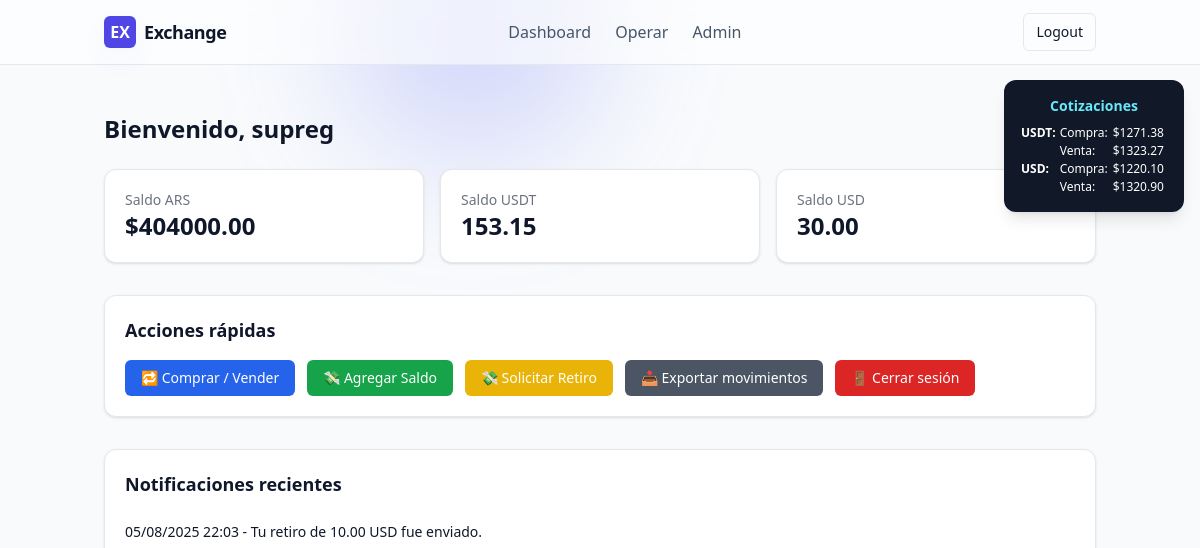
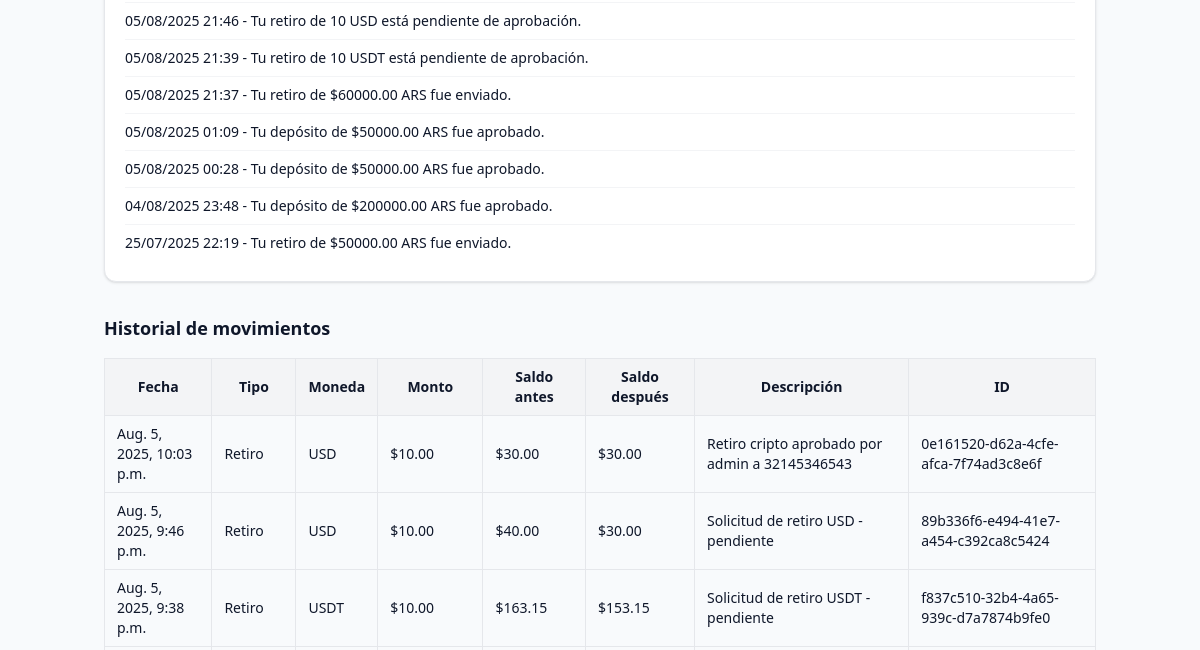
Page /dashboard/ (signed in, upper part) on the earlier database version (2 pictures, top to bottom).
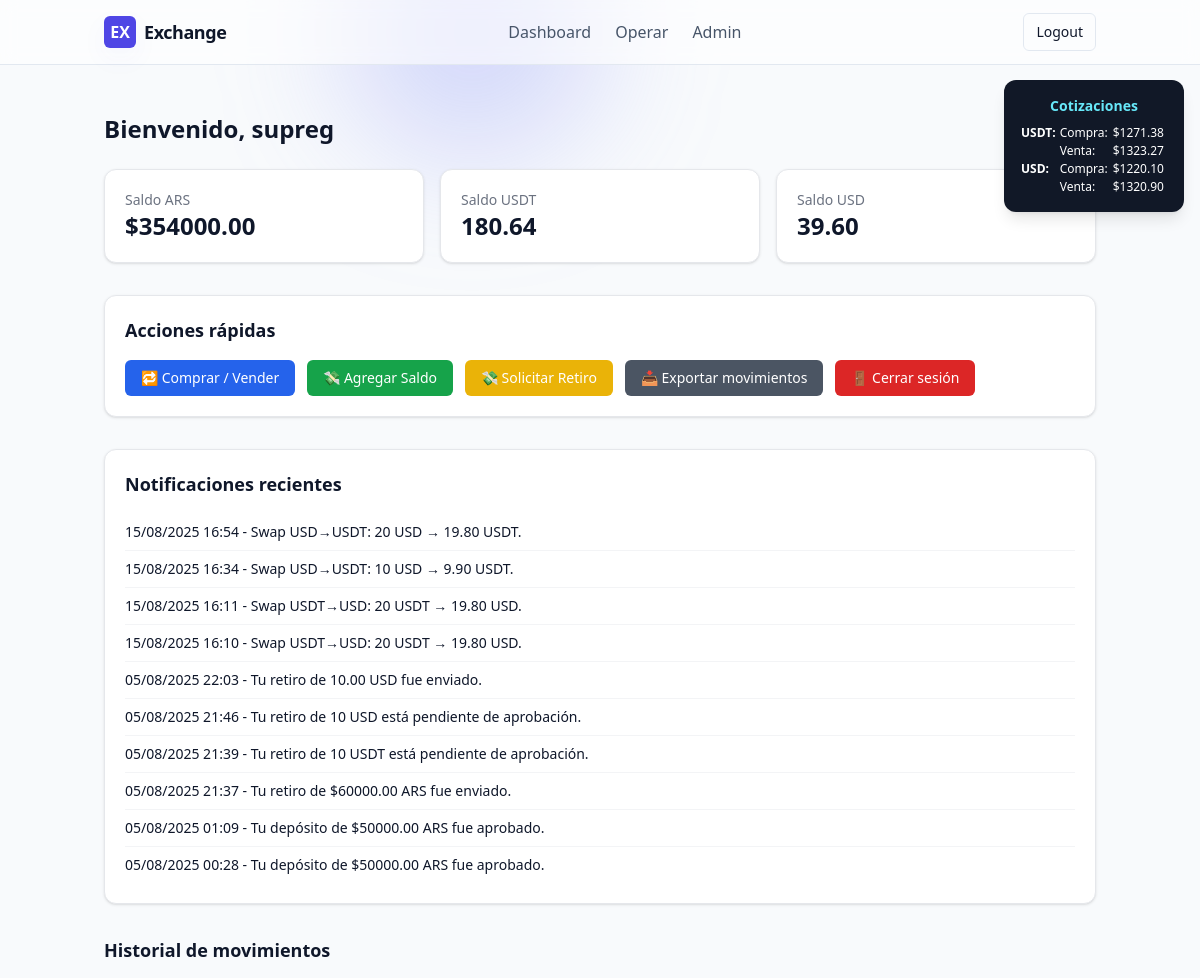
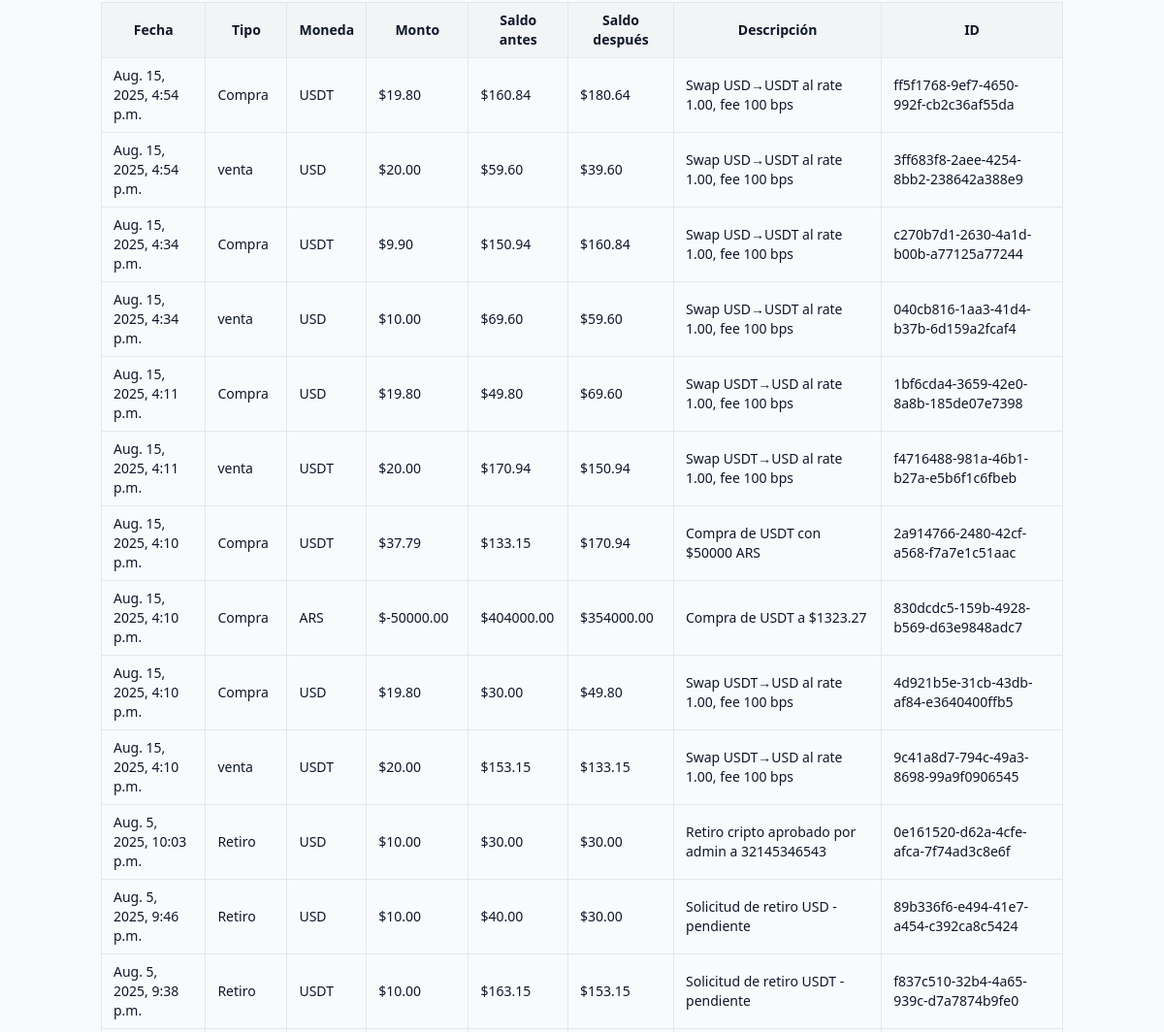
Same page on the later database version (2 pictures, top to bottom).
### usuarios/models.py (models this page shows, shortened)
class Usuario(AbstractUser):
    dni_frente = models.ImageField(upload_to='documentos/', null=True, blank=True)
    dni_dorso = models.ImageField(upload_to='documentos/', null=True, blank=True)
    estado_verificacion = models.CharField(
        max_length=20,
        choices=[
            ('pendiente', 'Pendiente'),
            ('aprobado', 'Aprobado'),
            ('rechazado', 'Rechazado')
        ],
        default='pendiente'
    )
    saldo_ars = models.DecimalField(max_digits=20, decimal_places=2, default=0)
    saldo_usdt = models.DecimalField(max_digits=20, decimal_places=2, default=0)
    saldo_usd = models.DecimalField(max_digits=20, decimal_places=2, default=0)

class Notificacion(models.Model):
    usuario = models.ForeignKey(settings.AUTH_USER_MODEL, on_delete=models.CASCADE)
    mensaje = models.TextField()
    leida = models.BooleanField(default=False)
    fecha = models.DateTimeField(default=now)

class Movimiento(models.Model):
    TIPO_CHOICES = [
        ('deposito', 'Depósito'),
        ('retiro', 'Retiro'),
        ('compra', 'Compra'),
        ('ajuste', 'Ajuste manual'),
    ]
    MONEDA_CHOICES = [
        ('ARS', 'Pesos ARS'),
        ('USDT', 'USDT'),
        ('USD', 'USD'),
    ]
    codigo = models.UUIDField(default=uuid.uuid4, unique=True, editable=False)
    usuario = models.ForeignKey(settings.AUTH_USER_MODEL, on_delete=models.CASCADE)
    tipo = models.CharField(max_length=20, choices=TIPO_CHOICES)
    moneda = models.CharField(max_length=10, choices=MONEDA_CHOICES)
    monto = models.DecimalField(max_digits=20, decimal_places=2)
    saldo_antes = models.DecimalField(max_digits=20, decimal_places=2, null=True, blank=True)
    saldo_despues = models.DecimalField(max_digits=20, decimal_places=2, null=True, blank=True)
    admin_responsable = models.ForeignKey(
        settings.AUTH_USER_MODEL,
        on_delete=models.SET_NULL,
        null=True,
        blank=True,
        related_name='acciones_admin'
    )
    fecha = models.DateTimeField(auto_now_add=True)
    descripcion = models.TextField(blank=True, null=True)

### usuarios/views.py (the view)
# urls.py: path('dashboard/', dashboard, name='dashboard'),
@login_required
def dashboard(request):
    if request.user.estado_verificacion != 'aprobado':
        return render(request, 'usuarios/no_verificado.html')
    movimientos = Movimiento.objects.filter(usuario=request.user).order_by('-fecha')
    cot_usdt = Cotizacion.objects.filter(moneda='USDT').order_by('-fecha').first()
    cot_usd = Cotizacion.objects.filter(moneda='USD').order_by('-fecha').first()
    notificaciones = Notificacion.objects.filter(usuario=request.user).order_by('-fecha')[:10]
    notificaciones_no_leidas = Notificacion.objects.filter(usuario=request.user, leida=False)
    return render(request, 'usuarios/dashboard.html', {
        'movimientos': movimientos,
        'cot_usdt': cot_usdt,
        'cot_usd': cot_usd,
        'notificaciones': notificaciones,
        'notificaciones_no_leidas': notificaciones_no_leidas,
    })

### usuarios/templates/usuarios/dashboard.html (shortened to what the changed rows need)
{% extends "base.html" %}
{% block content %}
<div class="relative">
  <div id="notificaciones-container" class="absolute top-4 right-4">
    <button onclick="toggleNotificaciones()" class="relative p-2 bg-white border border-gray-200 rounded-full shadow hover:bg-gray-50">
    </button>
  </div>
  <div id="cuadro-cotizaciones" class="fixed top-20 right-4 bg-gray-900 text-white p-4 rounded-xl shadow-lg text-sm min-w-[180px] z-40">
    <h4 class="text-center text-cyan-300 font-semibold mb-2">Cotizaciones</h4>
    <table class="w-full text-xs">
    </table>
  </div>
  <h2 class="text-2xl font-semibold mb-6">Bienvenido, {{ request.user.username }}</h2>
  <div class="grid gap-4 sm:grid-cols-3 mb-8">
    <div class="bg-white border border-gray-200 rounded-xl p-5 shadow">
      <p class="text-sm text-gray-500">Saldo ARS</p>
      <p class="text-2xl font-bold">${{ request.user.saldo_ars }}</p>
    </div>
    <div class="bg-white border border-gray-200 rounded-xl p-5 shadow">
      <p class="text-sm text-gray-500">Saldo USDT</p>
      <p class="text-2xl font-bold">{{ request.user.saldo_usdt }}</p>
    </div>
    <div class="bg-white border border-gray-200 rounded-xl p-5 shadow">
      <p class="text-sm text-gray-500">Saldo USD</p>
      <p class="text-2xl font-bold">{{ request.user.saldo_usd|default:"0.00" }}</p>
    </div>
  </div>
  <div class="bg-white border border-gray-200 rounded-xl p-5 shadow mb-8">
    <h3 class="text-lg font-semibold mb-4">Acciones rápidas</h3>
    <div class="flex flex-wrap gap-3 text-sm">
    </div>
  </div>
  <div class="bg-white border border-gray-200 rounded-xl p-5 shadow mb-8">
    <h3 class="text-lg font-semibold mb-4">Notificaciones recientes</h3>
    <ul class="divide-y divide-gray-100 text-sm">
      {% for n in notificaciones %}
        <li class="py-2">
          {{ n.fecha|date:"d/m/Y H:i" }} - {{ n.mensaje }}
        </li>
      {% empty %}
        <li class="py-4 text-gray-500">No hay notificaciones.</li>
      {% endfor %}
    </ul>
  </div>
  <div>
    <h3 class="text-lg font-semibold mb-4">Historial de movimientos</h3>
    <div class="overflow-x-auto">
      <table class="w-full border-collapse border border-gray-200 text-sm">
        <thead class="bg-gray-100">
          <tr>
            <th class="border border-gray-200 px-3 py-2">Fecha</th>
            <th class="border border-gray-200 px-3 py-2">Tipo</th>
            <th class="border border-gray-200 px-3 py-2">Moneda</th>
            <th class="border border-gray-200 px-3 py-2">Monto</th>
            <th class="border border-gray-200 px-3 py-2">Saldo antes</th>
            <th class="border border-gray-200 px-3 py-2">Saldo después</th>
            <th class="border border-gray-200 px-3 py-2">Descripción</th>
            <th class="border border-gray-200 px-3 py-2">ID</th>
          </tr>
        </thead>
        <tbody>
          {% for m in movimientos %}
            <tr class="hover:bg-gray-50">
              <td class="border border-gray-200 px-3 py-2">{{ m.fecha }}</td>
              <td class="border border-gray-200 px-3 py-2">{{ m.get_tipo_display }}</td>
              <td class="border border-gray-200 px-3 py-2">{{ m.moneda }}</td>
              <td class="border border-gray-200 px-3 py-2">${{ m.monto }}</td>
              <td class="border border-gray-200 px-3 py-2">${{ m.saldo_antes }}</td>
              <td class="border border-gray-200 px-3 py-2">${{ m.saldo_despues }}</td>
              <td class="border border-gray-200 px-3 py-2">{{ m.descripcion }}</td>
              <td class="border border-gray-200 px-3 py-2">{{ m.codigo }}</td>
            </tr>
          {% empty %}
            <tr>
              <td colspan="8" class="border border-gray-200 px-3 py-4 text-center text-gray-500">Sin movimientos aún.</td>
            </tr>
          {% endfor %}
        </tbody>
      </table>
    </div>
  </div>
</div>
{% endblock %}

Differences in the rows shown:
no longer on this page (row unchanged): Notificacion: fecha "04/08/2025 23:48", mensaje "Tu depósito de $200000.00 ARS fue aprobado."
no longer on this page (row unchanged): Notificacion: fecha "25/07/2025 22:19", mensaje "Tu retiro de $50000.00 ARS fue enviado."
changed Usuario "supreg": user.saldo_ars "404000.00" → "354000.00"; user.saldo_usdt "153.15" → "180.64"; user.saldo_usd "30.00" → "39.60"
added Notificacion: fecha "15/08/2025 16:54", mensaje "Swap USD→USDT: 20 USD → 19.80 USDT."
added Notificacion: fecha "15/08/2025 16:34", mensaje "Swap USD→USDT: 10 USD → 9.90 USDT."
added Notificacion: fecha "15/08/2025 16:11", mensaje "Swap USDT→USD: 20 USDT → 19.80 USD."
added Notificacion: fecha "15/08/2025 16:10", mensaje "Swap USDT→USD: 20 USDT → 19.80 USD."
added Movimiento: fecha "Aug. 15, 2025, 4:54 p.m.", tipo "Compra", moneda "USDT", monto "19.80", saldo_antes "160.84", saldo_despues "180.64", descripcion "Swap USD→USDT al rate 1.00, fee 100 bps", codigo "ff5f1768-9ef7-4650-992f-cb2c36af55da"
added Movimiento: fecha "Aug. 15, 2025, 4:54 p.m.", tipo "venta", moneda "USD", monto "20.00", saldo_antes "59.60", saldo_despues "39.60", descripcion "Swap USD→USDT al rate 1.00, fee 100 bps", codigo "3ff683f8-2aee-4254-8bb2-238642a388e9"
added Movimiento: fecha "Aug. 15, 2025, 4:34 p.m.", tipo "Compra", moneda "USDT", monto "9.90", saldo_antes "150.94", saldo_despues "160.84", descripcion "Swap USD→USDT al rate 1.00, fee 100 bps", codigo "c270b7d1-2630-4a1d-b00b-a77125a77244"
added Movimiento: fecha "Aug. 15, 2025, 4:34 p.m.", tipo "venta", moneda "USD", monto "10.00", saldo_antes "69.60", saldo_despues "59.60", descripcion "Swap USD→USDT al rate 1.00, fee 100 bps", codigo "040cb816-1aa3-41d4-b37b-6d159a2fcaf4"
added Movimiento: fecha "Aug. 15, 2025, 4:11 p.m.", tipo "Compra", moneda "USD", monto "19.80", saldo_antes "49.80", saldo_despues "69.60", descripcion "Swap USDT→USD al rate 1.00, fee 100 bps", codigo "1bf6cda4-3659-42e0-8a8b-185de07e7398"
added Movimiento: fecha "Aug. 15, 2025, 4:11 p.m.", tipo "venta", moneda "USDT", monto "20.00", saldo_antes "170.94", saldo_despues "150.94", descripcion "Swap USDT→USD al rate 1.00, fee 100 bps", codigo "f4716488-981a-46b1-b27a-e5b6f1c6fbeb"
added Movimiento: fecha "Aug. 15, 2025, 4:10 p.m.", tipo "Compra", moneda "USDT", monto "37.79", saldo_antes "133.15", saldo_despues "170.94", descripcion "Compra de USDT con $50000 ARS", codigo "2a914766-2480-42cf-a568-f7a7e1c51aac"
added Movimiento: fecha "Aug. 15, 2025, 4:10 p.m.", tipo "Compra", moneda "ARS", monto "-50000.00", saldo_antes "404000.00", saldo_despues "354000.00", descripcion "Compra de USDT a $1323.27", codigo "830dcdc5-159b-4928-b569-d63e9848adc7"
added Movimiento: fecha "Aug. 15, 2025, 4:10 p.m.", tipo "Compra", moneda "USD", monto "19.80", saldo_antes "30.00", saldo_despues "49.80", descripcion "Swap USDT→USD al rate 1.00, fee 100 bps", codigo "4d921b5e-31cb-43db-af84-e3640400ffb5"
added Movimiento: fecha "Aug. 15, 2025, 4:10 p.m.", tipo "venta", moneda "USDT", monto "20.00", saldo_antes "153.15", saldo_despues "133.15", descripcion "Swap USDT→USD al rate 1.00, fee 100 bps", codigo "9c41a8d7-794c-49a3-8698-99a9f0906545"
